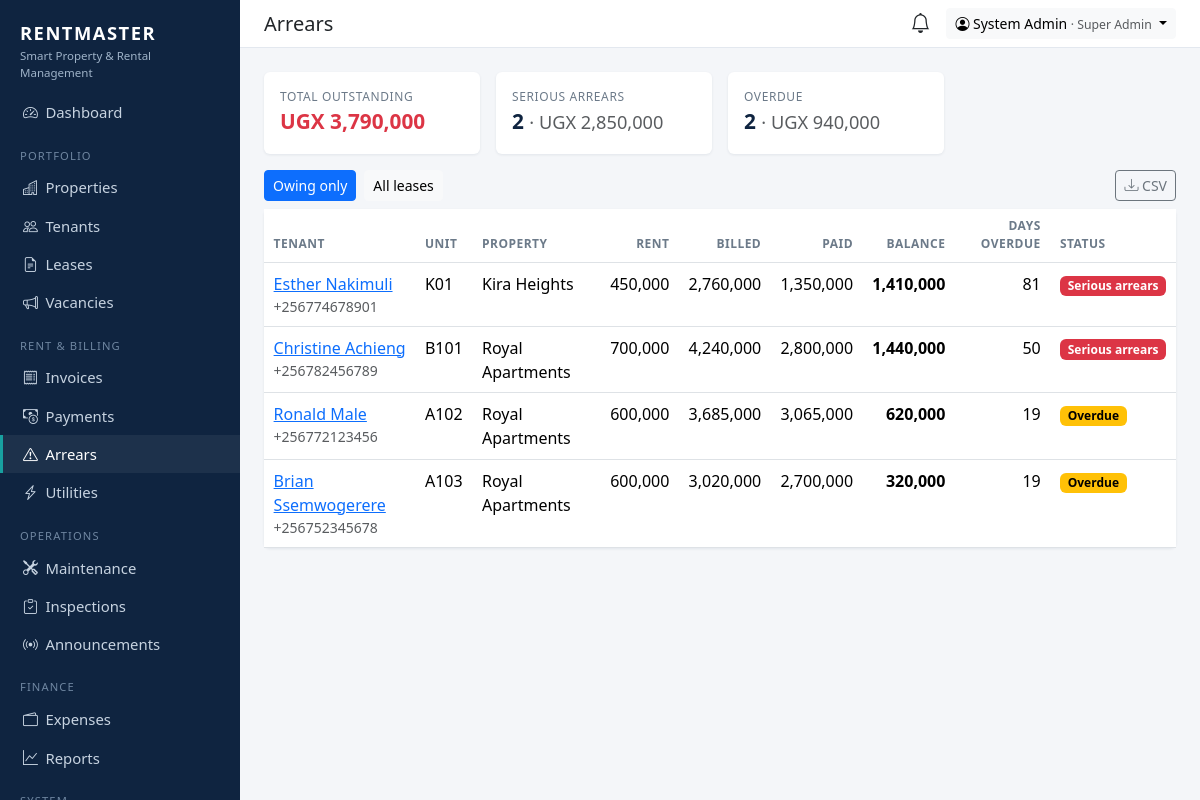
/billing/arrears/ (signed in), run on the app's committed database.
### apps/accounts/models.py (models this page shows, shortened)
class User(AbstractUser):
    role = models.CharField(max_length=20, choices=Role.choices, default=Role.TENANT)
    phone = models.CharField(max_length=20, blank=True)
    totp_secret = models.CharField(max_length=64, blank=True, editable=False)
    totp_enabled = models.BooleanField("Two-factor authentication", default=False, editable=False)
    def __str__(self):
        return self.get_full_name() or self.username

### apps/tenants/models.py (models this page shows, shortened)
class Lease(models.Model):
    class Frequency(models.TextChoices):
        MONTHLY = "MONTHLY", "Monthly"
        QUARTERLY = "QUARTERLY", "Quarterly"
        BIANNUAL = "BIANNUAL", "Every 6 months"
        ANNUAL = "ANNUAL", "Annually"
    class Status(models.TextChoices):
        DRAFT = "DRAFT", "Draft"
        ACTIVE = "ACTIVE", "Active"
        EXPIRED = "EXPIRED", "Expired"
        TERMINATED = "TERMINATED", "Terminated"
    MONTHS_PER_PERIOD = {"MONTHLY": 1, "QUARTERLY": 3, "BIANNUAL": 6, "ANNUAL": 12}
    tenant = models.ForeignKey(Tenant, on_delete=models.PROTECT, related_name="leases")
    unit = models.ForeignKey(Unit, on_delete=models.PROTECT, related_name="leases")
    start_date = models.DateField()
    end_date = models.DateField()
    monthly_rent = models.DecimalField(max_digits=12, decimal_places=0)
    security_deposit = models.DecimalField(max_digits=12, decimal_places=0, default=0)
    payment_frequency = models.CharField(max_length=10, choices=Frequency.choices, default=Frequency.MONTHLY)
    due_day = models.PositiveSmallIntegerField(default=1, help_text="Day of month rent is due (1-28)")
    grace_period_days = models.PositiveSmallIntegerField(default=5)
    late_fee = models.DecimalField(max_digits=12, decimal_places=0, default=0, help_text="Flat fee once grace period ends")
    status = models.CharField(max_length=12, choices=Status.choices, default=Status.ACTIVE)
    agreement = models.FileField(upload_to="leases/", blank=True, storage=private_storage, validators=[DOC_EXTS])
    notes = models.TextField(blank=True)
    created_at = models.DateTimeField(auto_now_add=True)
    class Meta:
        ordering = ["-start_date"]

class Tenant(models.Model):
    tenant_id = models.CharField(max_length=20, unique=True, editable=False)
    user = models.OneToOneField(
        settings.AUTH_USER_MODEL, null=True, blank=True, on_delete=models.SET_NULL,
        related_name="tenant_profile", help_text="Portal login (optional)",
    )
    full_name = models.CharField(max_length=150)
    phone = models.CharField(max_length=20, help_text="e.g. +256772000000")
    email = models.EmailField(blank=True)
    national_id = models.CharField("National ID / Passport No.", max_length=40, blank=True)
    occupation = models.CharField(max_length=100, blank=True)
    current_address = models.CharField(max_length=200, blank=True)
    emergency_contact_name = models.CharField(max_length=150, blank=True)
    emergency_contact_phone = models.CharField(max_length=20, blank=True)
    photo = models.FileField(upload_to="tenants/", blank=True, storage=private_storage, validators=[IMAGE_EXTS])
    registered_by = models.ForeignKey(settings.AUTH_USER_MODEL, null=True, blank=True, on_delete=models.SET_NULL,
                                      related_name="+", editable=False)
    created_at = models.DateTimeField(auto_now_add=True)
    class Meta:
        ordering = ["full_name"]

### apps/properties/models.py (models this page shows, shortened)
class Unit(models.Model):
    class Type(models.TextChoices):
        SINGLE = "SINGLE", "Single room"
        DOUBLE = "DOUBLE", "Double room"
        STUDIO = "STUDIO", "Studio"
        ONE_BED = "1BR", "1 bedroom"
        TWO_BED = "2BR", "2 bedroom"
        THREE_BED = "3BR", "3 bedroom"
        SHOP = "SHOP", "Shop"
        OFFICE = "OFFICE", "Office"
    class Status(models.TextChoices):
        AVAILABLE = "AVAILABLE", "Available"
        RESERVED = "RESERVED", "Reserved"
        OCCUPIED = "OCCUPIED", "Occupied"
        MAINTENANCE = "MAINTENANCE", "Under maintenance"
        VACANT = "VACANT", "Vacant"
    building = models.ForeignKey(Building, on_delete=models.CASCADE, related_name="units")
    number = models.CharField(max_length=20)
    unit_type = models.CharField(max_length=10, choices=Type.choices, default=Type.ONE_BED)
    monthly_rent = models.DecimalField(max_digits=12, decimal_places=0)
    security_deposit = models.DecimalField(max_digits=12, decimal_places=0, default=0)
    status = models.CharField(max_length=15, choices=Status.choices, default=Status.AVAILABLE)
    electricity_meter = models.CharField(max_length=40, blank=True)
    water_meter = models.CharField(max_length=40, blank=True)
    photo = models.FileField(upload_to="units/", blank=True, validators=[IMAGE_EXTS])
    notes = models.TextField(blank=True)
    class Meta:
        ordering = ["building", "number"]
        unique_together = [("building", "number")]
    property = property(lambda self: self.building.property)

class Building(models.Model):
    property = models.ForeignKey(Property, on_delete=models.CASCADE, related_name="buildings")
    name = models.CharField(max_length=100, help_text="e.g. Block A")
    floors = models.PositiveSmallIntegerField(default=1)
    class Meta:
        ordering = ["property", "name"]
        unique_together = [("property", "name")]

class Property(models.Model):
    class Type(models.TextChoices):
        APARTMENT = "APARTMENT", "Apartment block"
        HOUSE = "HOUSE", "Houses / estate"
        COMMERCIAL = "COMMERCIAL", "Commercial"
        MIXED = "MIXED", "Mixed use"
        HOSTEL = "HOSTEL", "Hostel"
    class Status(models.TextChoices):
        ACTIVE = "ACTIVE", "Active"
        INACTIVE = "INACTIVE", "Inactive"
        UNDER_CONSTRUCTION = "UNDER_CONSTRUCTION", "Under construction"
    name = models.CharField(max_length=150)
    code = models.CharField(max_length=20, unique=True, help_text="Short code, e.g. ROYAL")
    property_type = models.CharField(max_length=20, choices=Type.choices, default=Type.APARTMENT)
    location = models.CharField(max_length=200)
    latitude = models.DecimalField(max_digits=9, decimal_places=6, null=True, blank=True)
    longitude = models.DecimalField(max_digits=9, decimal_places=6, null=True, blank=True)
    owner = models.ForeignKey(
        settings.AUTH_USER_MODEL, on_delete=models.PROTECT, related_name="owned_properties",
        limit_choices_to={"role": "OWNER"},
    )
    managers = models.ManyToManyField(
        settings.AUTH_USER_MODEL, blank=True, related_name="managed_properties",
        limit_choices_to={"role__in": ["MANAGER", "CARETAKER"]},
        help_text="Managers and caretakers who can work on this property.",
    )
    photo = models.FileField(upload_to="properties/", blank=True, validators=[IMAGE_EXTS])
    status = models.CharField(max_length=20, choices=Status.choices, default=Status.ACTIVE)
    notes = models.TextField(blank=True)
    created_at = models.DateTimeField(auto_now_add=True)
    class Meta:
        ordering = ["name"]
        verbose_name_plural = "properties"

### apps/billing/views.py (the view, shortened to what this page needs)
# urls.py: path("arrears/", views.arrears, name="arrears"),
@role_required(Role.SUPER_ADMIN, Role.OWNER, Role.MANAGER, Role.ACCOUNTANT, Role.CARETAKER)
def arrears(request):
    from apps.tenants.models import Lease
    only_owing = request.GET.get("all") != "1"
    rows = services.arrears_report(leases_for(request.user).filter(status__in=[Lease.Status.ACTIVE, Lease.Status.EXPIRED, Lease.Status.TERMINATED]),
                                   only_owing=only_owing)
    summary = {}
    for r in rows:
        summary.setdefault(r["classification"], [0, 0])
        summary[r["classification"]][0] += 1
        summary[r["classification"]][1] += r["balance"]
    return render(request, "billing/arrears.html", {"rows": rows, "summary": summary, "only_owing": only_owing,
                                                    "total": sum(r["balance"] for r in rows)})

### templates/billing/arrears.html
{% extends "base.html" %}{% load rm %}
{% block heading %}Arrears{% endblock %}
{% block content %}
<div class="row g-3 mb-3">
  <div class="col-md-3"><div class="card stat"><div class="card-body"><div class="label">Total outstanding</div><div class="value text-danger" style="font-size:1.3rem">{{ total|money }}</div></div></div></div>
  {% for klass, v in summary.items %}
  <div class="col-md-3"><div class="card stat"><div class="card-body"><div class="label">{{ klass }}</div><div class="value" style="font-size:1.3rem">{{ v.0 }} <span class="small text-muted fw-normal">· {{ v.1|money }}</span></div></div></div></div>
  {% endfor %}
</div>
<div class="d-flex gap-2 mb-2">
  <a class="btn btn-sm {% if only_owing %}btn-primary{% else %}btn-light{% endif %}" href="?">Owing only</a>
  <a class="btn btn-sm {% if not only_owing %}btn-primary{% else %}btn-light{% endif %}" href="?all=1">All leases</a>
  <a class="btn btn-sm btn-outline-secondary ms-auto" href="?{% if not only_owing %}all=1&{% endif %}format=csv"><i class="bi bi-download"></i> CSV</a>
</div>
<div class="card"><div class="card-body p-0">
  <table class="table table-hover mb-0">
    <thead><tr><th>Tenant</th><th>Unit</th><th>Property</th><th class="text-end">Rent</th><th class="text-end">Billed</th><th class="text-end">Paid</th><th class="text-end">Balance</th><th class="text-end">Days overdue</th><th>Status</th></tr></thead>
    {% for r in rows %}
      <tr><td><a href="{% url 'tenants:lease_detail' r.lease.pk %}">{{ r.tenant.full_name }}</a><div class="small text-muted">{{ r.tenant.phone }}</div></td>
        <td>{{ r.unit.number }}</td><td>{{ r.unit.building.property.name }}</td>
        <td class="text-end">{{ r.rent|num }}</td><td class="text-end">{{ r.billed|num }}</td><td class="text-end">{{ r.paid|num }}</td>
        <td class="text-end fw-semibold">{{ r.balance|num }}</td><td class="text-end">{{ r.days_overdue }}</td><td>{% badge r.classification %}</td></tr>
    {% empty %}<tr><td colspan="9" class="text-muted p-3">No arrears. 🎉</td></tr>{% endfor %}
  </table>
</div></div>
{% endblock %}

### templates/base.html (shortened to what this page needs)
<!doctype html>
<html lang="en">
<head>
  <link href="https://cdn.jsdelivr.net/npm/bootstrap@5.3.3/dist/css/bootstrap.min.css" rel="stylesheet">
  <link href="https://cdn.jsdelivr.net/npm/bootstrap-icons@1.11.3/font/bootstrap-icons.min.css" rel="stylesheet">
</head>
<body>
{% if user.is_authenticated %}
{% with p=request.path %}
<nav class="rm-sidebar">
  <div class="brand">RENTMASTER<small>Smart Property &amp; Rental Management</small></div>
  <ul class="nav flex-column mt-2">
    <li><a class="nav-link {% if p == '/' %}active{% endif %}" href="{% url 'dashboard' %}"><i class="bi bi-speedometer2"></i>Dashboard</a></li>
    {% if nav.properties %}
    <li class="section">Portfolio</li>
    <li><a class="nav-link {% if '/properties/' in p %}active{% endif %}" href="{% url 'properties:list' %}"><i class="bi bi-buildings"></i>Properties</a></li>
    <li><a class="nav-link {% if p == '/tenants/' or '/tenants/new' in p %}active{% endif %}" href="{% url 'tenants:list' %}"><i class="bi bi-people"></i>Tenants</a></li>
    <li><a class="nav-link {% if '/leases/' in p %}active{% endif %}" href="{% url 'tenants:lease_list' %}"><i class="bi bi-file-earmark-text"></i>Leases</a></li>
    {% endif %}
    {% if nav.vacancies %}<li><a class="nav-link {% if '/vacancies/' in p %}active{% endif %}" href="{% url 'vacancies:listing_list' %}"><i class="bi bi-megaphone"></i>Vacancies</a></li>{% endif %}
    {% if nav.billing %}
    <li class="section">{% if nav.is_tenant %}My account{% else %}Rent &amp; billing{% endif %}</li>
    <li><a class="nav-link {% if '/invoices/' in p %}active{% endif %}" href="{% url 'billing:invoice_list' %}"><i class="bi bi-receipt"></i>Invoices</a></li>
    <li><a class="nav-link {% if '/payments/' in p %}active{% endif %}" href="{% url 'billing:payment_list' %}"><i class="bi bi-cash-coin"></i>Payments</a></li>
    {% endif %}
    {% if nav.arrears %}<li><a class="nav-link {% if '/arrears/' in p %}active{% endif %}" href="{% url 'billing:arrears' %}"><i class="bi bi-exclamation-triangle"></i>Arrears</a></li>{% endif %}
    {% if nav.utilities %}<li><a class="nav-link {% if '/utilities/' in p %}active{% endif %}" href="{% url 'billing:utility_list' %}"><i class="bi bi-lightning-charge"></i>Utilities</a></li>{% endif %}
    <li class="section">Operations</li>
    <li><a class="nav-link {% if '/maintenance/' in p %}active{% endif %}" href="{% url 'maintenance:list' %}"><i class="bi bi-tools"></i>Maintenance</a></li>
    {% if nav.inspections %}<li><a class="nav-link {% if '/inspections/' in p %}active{% endif %}" href="{% url 'inspections:list' %}"><i class="bi bi-clipboard-check"></i>Inspections</a></li>{% endif %}
    {% if nav.announce %}<li><a class="nav-link {% if '/announcements/' in p %}active{% endif %}" href="{% url 'announcement' %}"><i class="bi bi-broadcast"></i>Announcements</a></li>{% endif %}
    {% if nav.finance %}
    <li class="section">Finance</li>
    <li><a class="nav-link {% if '/expenses/' in p %}active{% endif %}" href="{% url 'finance:expense_list' %}"><i class="bi bi-wallet2"></i>Expenses</a></li>
    <li><a class="nav-link {% if '/reports/' in p %}active{% endif %}" href="{% url 'finance:report' %}"><i class="bi bi-graph-up"></i>Reports</a></li>
    {% endif %}
    {% if nav.audit or nav.admin %}<li class="section">System</li>{% endif %}
  </ul>
</nav>
<div class="rm-main">
  <div class="rm-topbar d-flex align-items-center justify-content-between px-4 py-2 no-print">
    <h1 class="h5 mb-0">{% block heading %}{% endblock %}</h1>
    <div class="d-flex align-items-center gap-3">
      <a href="{% url 'notifications' %}" class="position-relative text-body" title="Notifications">
        <i class="bi bi-bell fs-5"></i>
      </a>
      <div class="dropdown">
        <button class="btn btn-sm btn-light dropdown-toggle" data-bs-toggle="dropdown">
          <i class="bi bi-person-circle"></i> {{ user }} <span class="text-muted small">· {{ user.get_role_display }}</span>
        </button>
      </div>
    </div>
  </div>
  <main class="p-4">
    {% block content %}{% endblock %}
  </main>
</div>
{% endwith %}
{% else %}
  {% block public %}{% endblock %}
{% endif %}
</body>
</html>

### data on the page
User: first_name+last_name "System Admin", role "Super Admin"
Lease: tenant.full_name "Esther Nakimuli", tenant.phone "+256774678901", unit.number "K01", unit.building.property.name "Kira Heights", rent|num "450,000", billed|num "2,760,000", paid|num "1,350,000", balance|num "1,410,000", days_overdue "81", classification "Serious arrears"
Lease: tenant.full_name "Christine Achieng", tenant.phone "+256782456789", unit.number "B101", unit.building.property.name "Royal Apartments", rent|num "700,000", billed|num "4,240,000", paid|num "2,800,000", balance|num "1,440,000", days_overdue "50", classification "Serious arrears"
Lease: tenant.full_name "Ronald Male", tenant.phone "+256772123456", unit.number "A102", unit.building.property.name "Royal Apartments", rent|num "600,000", billed|num "3,685,000", paid|num "3,065,000", balance|num "620,000", days_overdue "19", classification "Overdue"
Lease: tenant.full_name "Brian Ssemwogerere", tenant.phone "+256752345678", unit.number "A103", unit.building.property.name "Royal Apartments", rent|num "600,000", billed|num "3,020,000", paid|num "2,700,000", balance|num "320,000", days_overdue "19", classification "Overdue"

### other printed values
{{ total|money }} "UGX 3,790,000"
{{ klass }} "SERIOUS ARREARS" "OVERDUE"
{{ v.0 }} "2" "2"
{{ v.1|money }} "UGX 2,850,000" "UGX 940,000"
